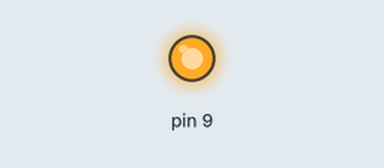
The sketch below on a simulated Arduino Uno, built with avr-gcc and run on an emulated ATmega328P. Shown: output pins drawn as LEDs (lit = HIGH).

Above: at 0.1 s.
At 13.0 s:
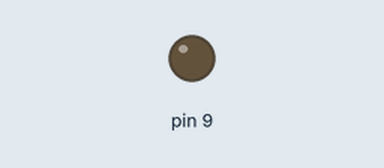
At 25.92 s:
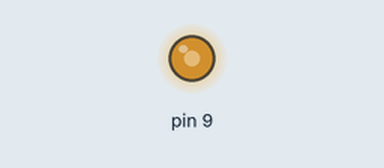
At 37.33 s:
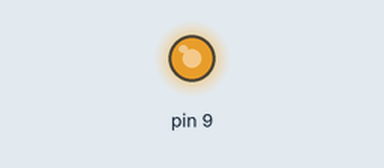
Timing chart, 0 to 40.0 s (numbered marks = the images above):
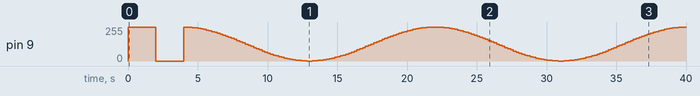

The sketch:

LedOSR5JA5E34B.ino
```cpp
//
// Sample sketch for class LED
//
#include <math.h>
#include "LedOSR5JA5E34B.hpp"

using namespace ElectronicComponent;

const unsigned int LED_OUT_PIN = 9U;
const int INI_LED_MIN          = 22;
const int INI_LED_MAX          = 111;

LedOSR5JA5E34B* myLed;
int brightVal = 0x00;
int i         = INI_LED_MIN;

void setup() {
  myLed = new LedOSR5JA5E34B( LED_OUT_PIN );

  myLed->lightLEDFull();
  delay( 2000 );
  myLed->turnOff();
  delay( 2000 );
}

void loop() {
  brightVal = (int)round( sin( (double)i *  4.0 * M_PI / 180.0 ) * 127.0 + 127.0 );
  if( i > INI_LED_MIN ) {
    i--;
  } else {
    i = INI_LED_MAX;
  }

  myLed->lightLED( brightVal );
  delay( 200 );
}
```

LedOSR5JA5E34B.cpp
```cpp
//
// Filename :   LedOSR5JA5E34B.cpp
// Abstruct :   Method for LedOSR5JA5E34B class
// Author   :   education_division@atit.jp
// Update   :   2024/11/15 New Creation
#include <Arduino.h>
#include "LedOSR5JA5E34B.hpp"

namespace ElectronicComponent {
//
// Method   :   LedOSR5JA5E34B
// Abstruct :   コンストラクタ
// Argument :   int pinNo   アノード対向ピン番号
LedOSR5JA5E34B::LedOSR5JA5E34B( unsigned int pinNo ) {
    // 初期化
    this->pin = pinNo;
    pinMode( this->pin, OUTPUT );

    // 初期状態(全消灯)
    this->turnOff();
}

//
// Method   :   lightLEDFull
// Abstruct :   LED点灯
// Argument :   n/a
// Return   :   n/a
void LedOSR5JA5E34B::lightLEDFull() {
    this->brightness = LED_OSR5JA5E34B_HIGH;
    digitalWrite( this->pin, HIGH );
    this->isLight = true;
}

//
// Method   :   lightLED
// Abstruct :   指定した輝度でLEDを点灯
// Argument :   int brightness 輝度
// Return   :   n/a
void LedOSR5JA5E34B::lightLED( int brightness ) {
  	// 引数検査し範囲内(0x00～0xff)ならば更新
  	if( brightness >= LED_OSR5JA5E34B_LOW && brightness <= LED_OSR5JA5E34B_HIGH ) {
        this->brightness = brightness;
  	} else {
        return;
    }
    analogWrite( this->pin, this->brightness );
    this->isLight = true;
}

//
// Method   :   turnOff
// Abstruct :   LED消灯
// Argument :   n/a
// Return   :   n/a
void LedOSR5JA5E34B::turnOff() {
    this->brightness = LED_OSR5JA5E34B_LOW;
    digitalWrite( this->pin, LOW );
    this->isLight = false;
}

//
// Method   :   isLighting
// Abstruct :   点灯状態を取得する
// Argument :   n/a
// Return   :   n/a
bool LedOSR5JA5E34B::isLighting() {
    return this->isLight;
}

//
// Method   :   getPin
// Abstruct :   getter(pin)
// Argument :   n/a
// Return   :   n/a
unsigned int LedOSR5JA5E34B::getPin() {
    return this->pin;
}

//
// Method   :   getBrightness
// Abstruct :   getter(brightness)
// Argument :   n/a
// Return   :   n/a
int LedOSR5JA5E34B::getBrightness() {
    return this->brightness;
}
}
```

LedOSR5JA5E34B.hpp
```cpp
#ifndef LED_OSR5JA5E34B_H
#define LED_OSR5JA5E34B_H
//
// Filename :   LedOSR5JA5E34B.hpp
// Abstruct :   Class definition for LED
// Author   :   education_division@atit.jp
// Update   :   2024/11/15 New Creation

namespace ElectronicComponent {
//
// Class    :   LedOSR5JA5E34B
// Abstruct :   Class definition for LED
class LedOSR5JA5E34B {
private:
    // Definiton of constant
    const int LED_OSR5JA5E34B_HIGH = 0xff;  // 最大アナログ値
    const int LED_OSR5JA5E34B_LOW  = 0x00;  // 最小アナログ値
    // Definition of variable
private:
    unsigned int pin;                       // アノード対向ピン番号
    int          brightness;                // 輝度
    bool         isLight;                   // 点灯状態
    // Definition of method
public:
    LedOSR5JA5E34B( unsigned int );         // method:コンストラクタ
    void         lightLEDFull();            // method:点灯
    void         lightLED( int );           // method:点灯(輝度指定)
    void         turnOff();                 // method:消灯
    bool         isLighting();              // method:点灯状態取得
    unsigned int getPin();                  // method:getter(pin)
    int          getBrightness();           // method:getter(brightness)
};
}
#endif
```
